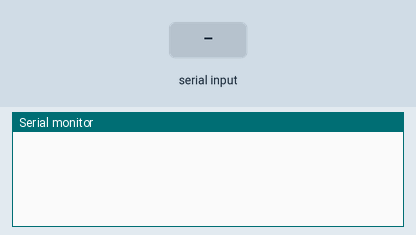
Recording of a sketch running on a simulated Arduino Uno, built with avr-gcc and run on an emulated ATmega328P. On the bench: the last lines printed to the serial monitor. The inputs (shaded band) are chosen by the test bench.

Above: at 1.2 s.
1.3 s: "1\n" received over Serial
At 2.5 s:
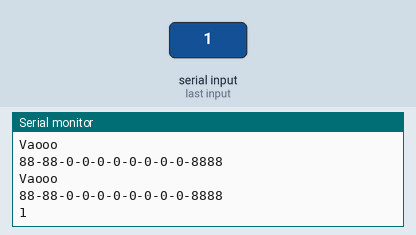
2.8 s: "0\n" received over Serial
At 3.3 s:
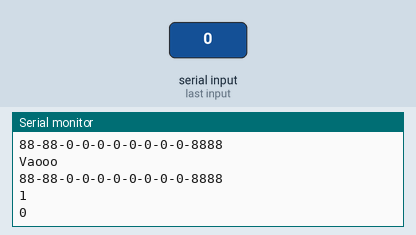

Measured:
- after the input at 1.3 s, the serial monitor: prints a new line at once (image 1)
- after the input at 2.8 s, the serial monitor: prints a new line at once (image 2)

The sketch:

ChuyenSoVaoMang.ino
```cpp
String inputString = "";         // a String to hold incoming data
bool stringComplete = false;  // whether the string is complete
uint8_t hello[10];
uint16_t sone = 8888;
uint8_t sone1 = sone/100;
uint8_t sone2 = sone - sone1*100;
void setup() {

  Serial.begin(9600);

  inputString.reserve(200);
}

void loop() {
  if (inputString == "1") {
    TachSoNao();
  }

  if (stringComplete) {
    Serial.println(inputString);
    inputString = "";
    stringComplete = false;
  }
}

void TachSoNao() {
  hello[0] = sone1;
  hello[1] = sone2;

  Serial.println("Vaooo " );
  for (int i = 0 ; i < 10; i++) {
    Serial.print(hello[i]);
    Serial.print("-");
  }
  Serial.print(hello[0]*100+hello[1]);
  Serial.println(" " );
}

void serialEvent() {
  while (Serial.available()) {
    char inChar = (char)Serial.read();
    if (inChar != '\n') {
      inputString += inChar;
    }
    if (inChar == '\n') {
      stringComplete = true;
    }
  }
}
```
